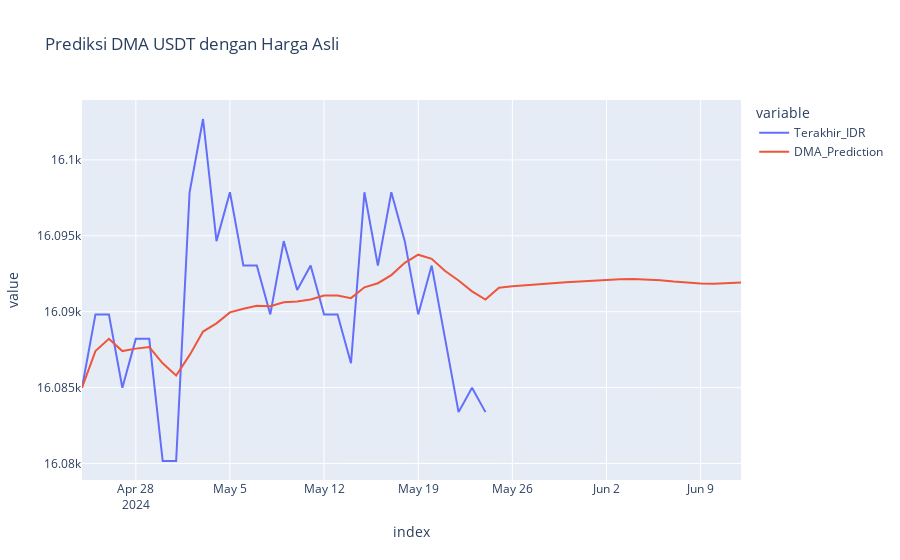

The notebook cell this image was saved under:
### Code cell
# Langkah 2 : Proses Perhitungan Prediksi menggunakan DMA

short_window = 18
long_window = 20
data['SMA'] = data['Terakhir_IDR'].rolling(window=short_window, min_periods=1).mean()
data['LMA'] = data['Terakhir_IDR'].rolling(window=long_window, min_periods=1).mean()

# Prediction with Double Moving Average (DMA)
data['DMA_Prediction'] = data['SMA']

# Extend DMA predictions for future dates dynamically
last_values = data['SMA'].dropna().values[-short_window:]
future_dates = [data.index[-1] + datetime.timedelta(days=i) for i in range(1, 20)]
future_sma = []

for i in range(19):
    new_sma = np.mean(np.append(last_values, [last_values[-1]])) # Simulate next SMA value
    future_sma.append(new_sma)
    last_values = np.append(last_values[1:], new_sma) # Shift the window

future_df_dma = pd.DataFrame({'DMA_Prediction': future_sma}, index=future_dates)

# Combine the original and future DMA predictions
dma_data = pd.concat([data, future_df_dma])

# Calculate differences and percentage differences for DMA
dma_data['Difference'] = dma_data['Terakhir_IDR'] - dma_data['DMA_Prediction']
dma_data['Percentage_Difference'] = dma_data['Difference'] / dma_data['Terakhir_IDR'] * 100

# Display the DMA predictions
display(dma_data.tail(10))

# Plot DMA predictions using plotly backend
import plotly.express as px
fig = px.line(dma_data, x=dma_data.index, y=['Terakhir_IDR', 'DMA_Prediction'], title='Prediksi DMA USDT dengan Harga Asli')
fig.show()

### Figure 1 — Plotly figure (JSON) as saved in the notebook; plotly's stock layout.template omitted (floating-point values rounded to 4 significant figures)
{"data": [{"hovertemplate": "variable=Terakhir_IDR<br>index=%{x}<br>value=%{y}<extra></extra>", "legendgroup": "Terakhir_IDR", "line": {"color": "#636efa", "dash": "solid"}, "marker": {"symbol": "circle"}, "mode": "lines", "name": "Terakhir_IDR", "orientation": "v", "showlegend": true, "type": "scatter", "x": ["2024-04-24T00:00:00", "2024-04-25T00:00:00", "2024-04-26T00:00:00", "2024-04-27T00:00:00", "2024-04-28T00:00:00", "2024-04-29T00:00:00", "2024-04-30T00:00:00", "2024-05-01T00:00:00", "2024-05-02T00:00:00", "2024-05-03T00:00:00", "2024-05-04T00:00:00", "2024-05-05T00:00:00", "2024-05-06T00:00:00", "2024-05-07T00:00:00", "2024-05-08T00:00:00", "2024-05-09T00:00:00", "2024-05-10T00:00:00", "2024-05-11T00:00:00", "2024-05-12T00:00:00", "2024-05-13T00:00:00", "2024-05-14T00:00:00", "2024-05-15T00:00:00", "2024-05-16T00:00:00", "2024-05-17T00:00:00", "2024-05-18T00:00:00", "2024-05-19T00:00:00", "2024-05-20T00:00:00", "2024-05-21T00:00:00", "2024-05-22T00:00:00", "2024-05-23T00:00:00", "2024-05-24T00:00:00", "2024-05-25T00:00:00", "2024-05-26T00:00:00", "2024-05-27T00:00:00", "2024-05-28T00:00:00", "2024-05-29T00:00:00", "2024-05-30T00:00:00", "2024-05-31T00:00:00", "2024-06-01T00:00:00", "2024-06-02T00:00:00", "2024-06-03T00:00:00", "2024-06-04T00:00:00", "2024-06-05T00:00:00", "2024-06-06T00:00:00", "2024-06-07T00:00:00", "2024-06-08T00:00:00", "2024-06-09T00:00:00", "2024-06-10T00:00:00", "2024-06-11T00:00:00", "2024-06-12T00:00:00"], "xaxis": "x", "y": [16080.0, 16090.0, 16090.0, 16080.0, 16090.0, 16090.0, 16080.0, 16080.0, 16100.0, 16100.0, 16090.0, 16100.0, 16090.0, 16090.0, 16090.0, 16090.0, 16090.0, 16090.0, 16090.0, 16090.0, 16090.0, 16100.0, 16090.0, 16100.0, 16090.0, 16090.0, 16090.0, 16090.0, 16080.0, 16080.0, 16080.0, null, null, null, null, null, null, null, null, null, null, null, null, null, null, null, null, null, null, null], "yaxis": "y"}, {"hovertemplate": "variable=DMA_Prediction<br>index=%{x}<br>value=%{y}<extra></extra>", "legendgroup": "DMA_Prediction", "line": {"color": "#EF553B", "dash": "solid"}, "marker": {"symbol": "circle"}, "mode": "lines", "name": "DMA_Prediction", "orientation": "v", "showlegend": true, "type": "scatter", "x": ["2024-04-24T00:00:00", "2024-04-25T00:00:00", "2024-04-26T00:00:00", "2024-04-27T00:00:00", "2024-04-28T00:00:00", "2024-04-29T00:00:00", "2024-04-30T00:00:00", "2024-05-01T00:00:00", "2024-05-02T00:00:00", "2024-05-03T00:00:00", "2024-05-04T00:00:00", "2024-05-05T00:00:00", "2024-05-06T00:00:00", "2024-05-07T00:00:00", "2024-05-08T00:00:00", "2024-05-09T00:00:00", "2024-05-10T00:00:00", "2024-05-11T00:00:00", "2024-05-12T00:00:00", "2024-05-13T00:00:00", "2024-05-14T00:00:00", "2024-05-15T00:00:00", "2024-05-16T00:00:00", "2024-05-17T00:00:00", "2024-05-18T00:00:00", "2024-05-19T00:00:00", "2024-05-20T00:00:00", "2024-05-21T00:00:00", "2024-05-22T00:00:00", "2024-05-23T00:00:00", "2024-05-24T00:00:00", "2024-05-25T00:00:00", "2024-05-26T00:00:00", "2024-05-27T00:00:00", "2024-05-28T00:00:00", "2024-05-29T00:00:00", "2024-05-30T00:00:00", "2024-05-31T00:00:00", "2024-06-01T00:00:00", "2024-06-02T00:00:00", "2024-06-03T00:00:00", "2024-06-04T00:00:00", "2024-06-05T00:00:00", "2024-06-06T00:00:00", "2024-06-07T00:00:00", "2024-06-08T00:00:00", "2024-06-09T00:00:00", "2024-06-10T00:00:00", "2024-06-11T00:00:00", "2024-06-12T00:00:00"], "xaxis": "x", "y": [16080.0, 16090.0, 16090.0, 16090.0, 16090.0, 16090.0, 16090.0, 16090.0, 16090.0, 16090.0, 16090.0, 16090.0, 16090.0, 16090.0, 16090.0, 16090.0, 16090.0, 16090.0, 16090.0, 16090.0, 16090.0, 16090.0, 16090.0, 16090.0, 16090.0, 16090.0, 16090.0, 16090.0, 16090.0, 16090.0, 16090.0, 16090.0, 16090.0, 16090.0, 16090.0, 16090.0, 16090.0, 16090.0, 16090.0, 16090.0, 16090.0, 16090.0, 16090.0, 16090.0, 16090.0, 16090.0, 16090.0, 16090.0, 16090.0, 16090.0], "yaxis": "y"}], "layout": {"legend": {"title": {"text": "variable"}, "tracegroupgap": 0}, "title": {"text": "Prediksi DMA USDT dengan Harga Asli"}, "xaxis": {"anchor": "y", "domain": [0, 1], "title": {"text": "index"}}, "yaxis": {"anchor": "x", "domain": [0, 1], "title": {"text": "value"}}}}
